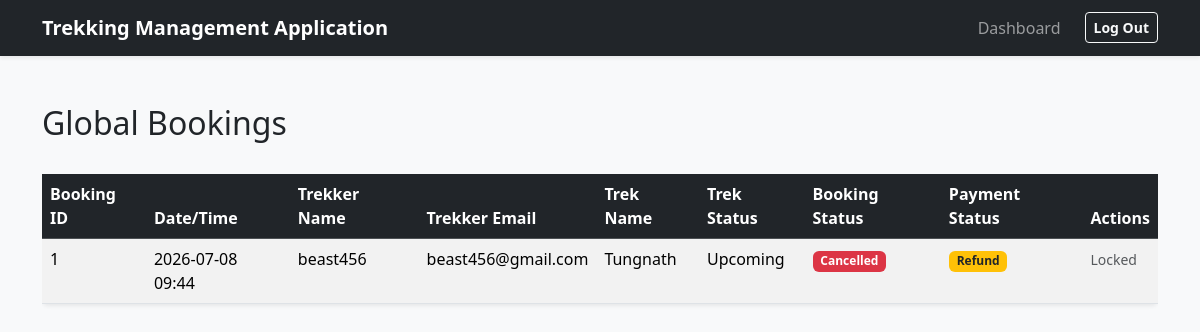
The page /admin/bookings (signed in) on the database as committed earlier.
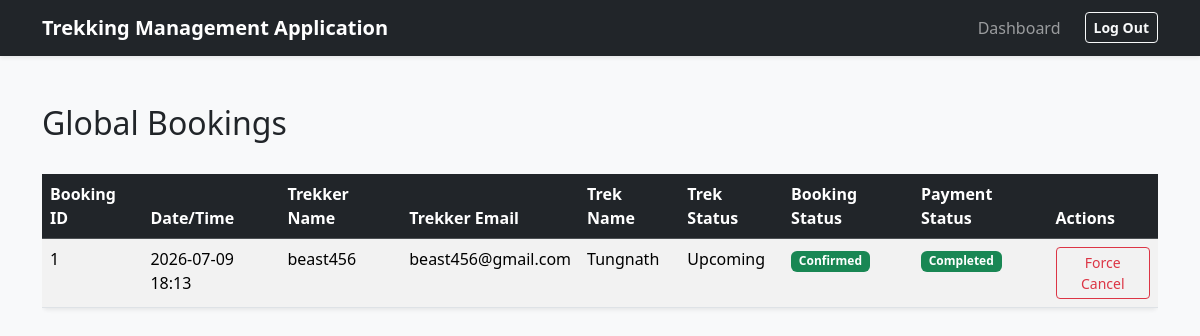
The same page on the database as committed later.
### app/models.py (models this page shows)
class Booking(db.Model):
    __tablename__ = 'bookings'
    id = db.Column(db.Integer, primary_key=True)
    user_id = db.Column(db.Integer, db.ForeignKey('users.id'), nullable=False)
    trek_id = db.Column(db.Integer, db.ForeignKey('treks.id'), nullable=False)
    booking_status = db.Column(db.String(20), default='Confirmed')
    payment_status = db.Column(db.String(20), default='Pending')
    booking_date = db.Column(db.DateTime, default=lambda: datetime.now(timezone.utc)) # using datetime.now(timezone.utc) with lambda, this will act as a function and every time a new row is inserted it will automatically take the correct time

class User(db.Model):
    __tablename__ = "users"
    id = db.Column(db.Integer, primary_key=True)
    username = db.Column(db.String(80), unique=True, nullable=False)
    email_id = db.Column(db.String(120), nullable=False)
    password_hash = db.Column(db.String(256), unique=True, nullable=False)
    name = db.Column(db.String(80), nullable=False)
    role = db.Column(db.String(20), nullable=False)
    is_blacklisted = db.Column(db.Boolean, default=False)
    staff_profile = db.relationship('StaffProfile', backref='user', uselist=False, cascade='all, delete-orphan') # userlist =False strictly enforces a 1-to-1 relatiosnhip b/w users and staff_profiles table
    bookings = db.relationship('Booking', backref='trekker', lazy=True) # lazy=True Parameter is used tell SQLAlchemy that until i specifically state a python code like user.bookings do not run SQL Query

class Trek(db.Model):
    __tablename__ = "treks"
    id = db.Column(db.Integer, primary_key=True)
    trek_name = db.Column(db.String(200), nullable=False)
    assigned_staff_id = db.Column(db.Integer, db.ForeignKey('users.id'), nullable=False)
    location = db.Column(db.String(100), nullable=False)
    difficulty = db.Column(db.String(50), nullable=False)
    duration = db.Column(db.Integer, nullable=False)
    available_slots = db.Column(db.Integer, nullable=False)
    status = db.Column(db.String(30), nullable=False)
    start_date = db.Column(db.DateTime, nullable=False)
    end_date = db.Column(db.DateTime, nullable=False)
    bookings = db.relationship('Booking', backref='trek', lazy=True, cascade='all, delete-orphan')
    assigned_staff = db.relationship('User', foreign_keys=[assigned_staff_id])

### app/routes/admin.py (the view)
@admin_bp.route('/bookings')
def manage_bookings():
    all_bookings = models.Booking.query.join(models.User, models.Booking.user_id == models.User.id).join(models.Trek, models.Booking.trek_id == models.Trek.id).order_by(models.Booking.booking_date.desc()).all()
    return render_template('/admin/bookings/manage_bookings.html', all_bookings=all_bookings)

### app/routes/admin.py (called while the page is built)
@admin_bp.before_request
def admin_access():
    if 'user_id' not in session:
        flash("Access denied. Please login first")
        return redirect(url_for('auth.login'))
    if session.get('role') != 'Admin':
        flash("Not an Administrator")
        return redirect(url_for('auth.login'))

### app/templates/admin/bookings/manage_bookings.html (shortened to what this page needs)
{% extends "base.html" %}
{% block content %}
<div class="d-flex justify-content-between align-items-center mb-4">
    <h2>Global Bookings</h2>
</div>
<div class="table-responsive">
    <table class="table table-striped table-hover shadow-sm bg-white rounded">
        <thead class="table-dark">
            <tr>
                <th>Booking ID</th>
                <th>Date/Time</th>
                <th>Trekker Name</th>
                <th>Trekker Email</th>
                <th>Trek Name</th>
                <th>Trek Status</th>
                <th>Booking Status</th>
                <th>Payment Status</th>
                <th>Actions</th>
            </tr>
        </thead>
        <tbody>
            {% for booking in all_bookings %}
            <tr>
                <td>{{ booking.id }}</td>
                <td>{{ booking.booking_date.strftime('%Y-%m-%d %H:%M') }}</td>
                <td>{{ booking.trekker.username }}</td>
                <td>{{ booking.trekker.email_id }}</td>
                <td>{{ booking.trek.trek_name }}</td>
                <td>{{ booking.trek.status }}</td>
                <td>
                    <span class="badge {% if booking.booking_status == 'Confirmed' %}bg-success{% elif booking.booking_status == 'Cancelled' %}bg-danger{% elif booking.booking_status == 'Completed' %}bg-success{% endif %}">
                        {{ booking.booking_status }}
                    </span>
                </td>
                <td>
                    <span class="badge {% if booking.payment_status == 'Completed' %}bg-success{% elif booking.payment_status == 'Forfeited' %}bg-danger{% else %}bg-warning text-dark{% endif %}">
                        {{ booking.payment_status }}
                    </span>
                </td>
                <td>
                    {% if booking.booking_status == 'Confirmed' and booking.trek.status == 'Upcoming' %}
                        <form action="{{ url_for('admin.force_cancel_booking', booking_id=booking.id) }}" method="POST" class="d-inline">
                            <button type="submit" class="btn btn-sm btn-outline-danger">Force Cancel</button>
                        </form>
                    {% else %}
                        <span class="text-muted small">Locked</span>
                    {% endif %}
                </td>
            </tr>
            {% else %}
            <tr>
                <td colspan="8" class="text-centre">No Bookings found in the system</td>
            </tr>
            {% endfor %}
        </tbody>
    </table>
</div>
{% endblock %}

Rows that differ between the two databases and show on the page:
changed Booking "beast456": booking_date "2026-07-08 09:44" → "2026-07-09 18:13"; booking_status "Cancelled" → "Confirmed"; payment_status "Refund" → "Completed"; booking_status "Locked" → "Force Cancel"
